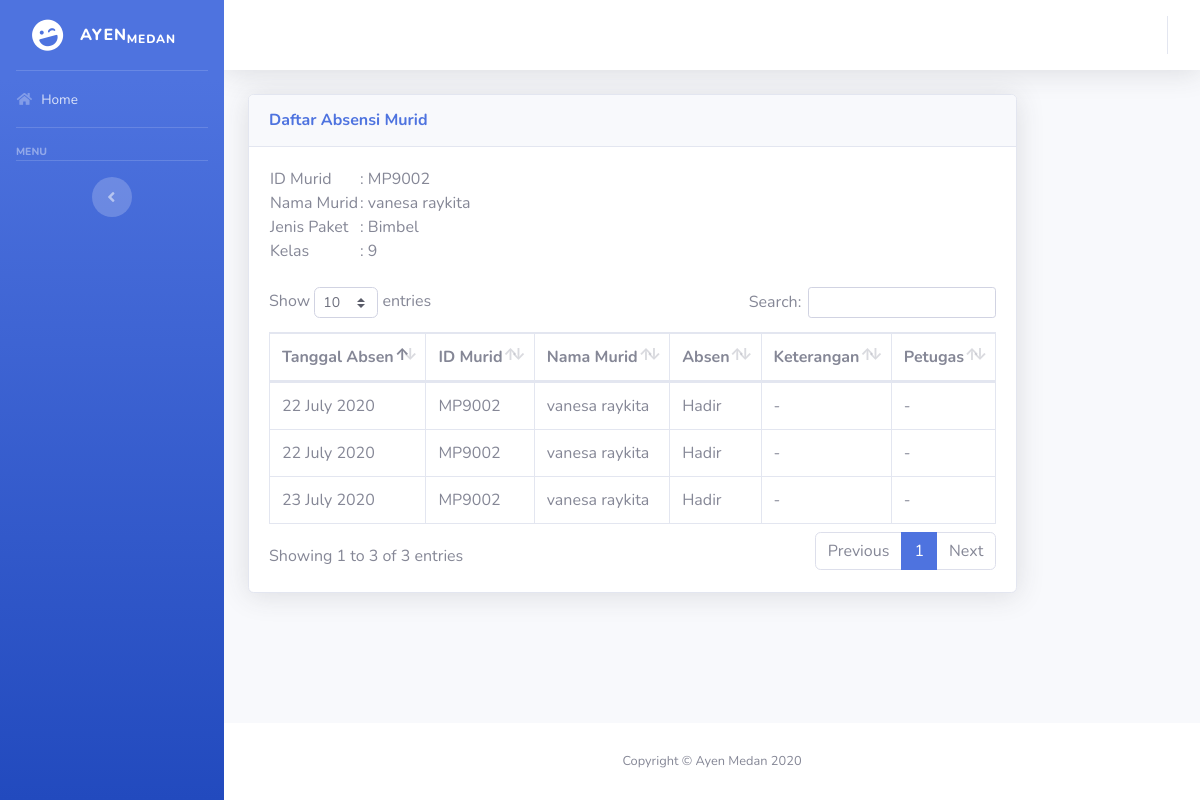
The app's page /daftar-absen-murid.php?id=MP9002&paket=Bimbel with its own data.
### tables this page shows
CREATE TABLE `murid` (
  `idMurid` varchar(10) NOT NULL,
  `namaMurid` text NOT NULL,
  `namaOrtu` text NOT NULL,
  `noHP` varchar(12) NOT NULL,
  `gender` enum('Laki-Laki','Perempuan') NOT NULL,
  `kelas` text NOT NULL,
  `tglDaftar` date NOT NULL,
  `paket` text NOT NULL,
  `tingkat` enum('TK','SD','SMP','SMA') NOT NULL,
  `statusMurid` enum('Aktif','Pasif') NOT NULL DEFAULT 'Aktif'
);

CREATE TABLE `absensi_murid` (
  `id_absen` int(11) NOT NULL,
  `idMurid` varchar(12) NOT NULL,
  `namaMurid` text NOT NULL,
  `jamMulai` text NOT NULL,
  `tingkat` enum('TK','SD','SMP','SMA') NOT NULL,
  `paket` enum('Bimbel','MAFIA','Bahasa Mandarin','Bahasa Inggris') NOT NULL,
  `kelas` int(11) NOT NULL,
  `tanggalAbsen` date NOT NULL,
  `absensi` enum('Hadir','Ijin','Alpha','Sakit') NOT NULL,
  `keterangan` text NOT NULL,
  `petugas` text NOT NULL
);

### daftar-absen-murid.php (the view, shortened to what this page needs)
<?php
include("koneksi.php");
?>
<html>
    <head>
        <link href="vendor/fontawesome-free/css/all.min.css" rel="stylesheet" type="text/css">
        <link href="css/sb-admin-2.min.css" rel="stylesheet">
		<link href="vendor/datatables/dataTables.bootstrap4.min.css" rel="stylesheet">
    </head>
    <body id="page-top">
    <div id="wrapper">
        <?php include("sidebar.php"); ?>
        <div id="content-wrapper" class="d-flex flex-column">
            <div id="content">
                <nav class="navbar navbar-expand navbar-light bg-white topbar mb-4 static-top shadow">
                    <?php include("topBar.php"); ?>
                </nav>
                <div class="container-fluid">
                    <div class="row">
						<div class="col-xs-12 col-sm-12 col-md-10 col-lg-10">
							<div class="card shadow mb-4">
								<div class="card-header py-3">
									<h6 class="m-0 font-weight-bold text-primary">Daftar Absensi Murid</h6>
								</div>
								<div class="card-body">
                                    <?php
                                    if (isset($_GET['id'])) {
                                        $sql = "SELECT * FROM `murid` WHERE idMurid = '$_GET[id]'";
                                        $dataMurid = mysqli_query($db, $sql);
                                        while ($data = mysqli_fetch_array($dataMurid)) {
                                    ?>
                                    <div class="table-responsive">
                                        <table>
                                            <tr><td>ID Murid</td><td>: <?= $data['idMurid']; ?></td></tr>
                                            <tr><td>Nama Murid</td><td>: <?= $data['namaMurid']; ?></td></tr>
                                            <tr><td>Jenis Paket</td><td>: <?= $data['paket']; ?></td></tr>
                                            <tr><td>Kelas</td><td>: <?= $data['kelas']; ?></td></tr>
                                        </table>
                                    </div><br/>
                                    <?php
                                        }
                                    ?>
									<div class="table-responsive">
                                        <table id="dataTable" border="0" class="table table-bordered">
                                            <thead>
												<tr>
													<th>Tanggal Absen</th>
													<th>ID Murid</th>
													<th>Nama Murid</th>
													<th>Absen</th>
													<th>Keterangan</th>
                                                    <th>Petugas</th>
												</tr>
											</thead>
											<tbody>
                                                <?php
                                                $listAbsen = "";
                                                if (isset($_GET['id'])) $listAbsen = mysqli_query($db, "SELECT * FROM `absensi_murid` WHERE idMurid = '$_GET[id]' ORDER BY tanggalAbsen ASC;");
                                                if (isset($_GET['id']) && isset($_GET['paket'])) $listAbsen = mysqli_query($db, "SELECT * FROM `absensi_murid` WHERE idMurid = '$_GET[id]' AND paket = '$_GET[paket]' ORDER BY tanggalAbsen ASC;");
                                                if (mysqli_num_rows($listAbsen) > 0) {
                                                    while ($list = mysqli_fetch_array($listAbsen)) {
                                                ?>
                                                <tr>
                                                    <td><?= date("d F Y", strtotime($list['tanggalAbsen'])); ?></td>
                                                    <td><?= $list['idMurid']; ?></td>
                                                    <td><?= $list['namaMurid']; ?></td>
                                                    <td><?= $list['absensi']; ?></td>
                                                    <td><?= $list['keterangan']; ?></td>
                                                    <td><?= $list['petugas']; ?></td>
                                                </tr>
                                                <?php
                                                    }
                                                }
                                                ?>
                                            </tbody>
                                        </table>
                                    </div>
                                    <?php
                                    }
                                    ?>
								</div>
							</div>
						</div>
					</div>
				</div>
			</div>
			<footer class="sticky-footer bg-white">
				<div class="container my-auto">
					<div class="copyright text-center my-auto">
						<span>Copyright &copy; Ayen Medan 2020</span>
					</div>
				</div>
			</footer>
		</div>
	</div>
	</body>
</html>

### records on screen
murid: idMurid "MP9002", namaMurid "vanesa raykita", paket "Bimbel", kelas "9"
absensi_murid: tanggalAbsen "22 July 2020", idMurid "MP9002", namaMurid "vanesa raykita", absensi "Hadir", keterangan "-", petugas "-"
absensi_murid: tanggalAbsen "22 July 2020", idMurid "MP9002", namaMurid "vanesa raykita", absensi "Hadir", keterangan "-", petugas "-"
absensi_murid: tanggalAbsen "23 July 2020", idMurid "MP9002", namaMurid "vanesa raykita", absensi "Hadir", keterangan "-", petugas "-"
